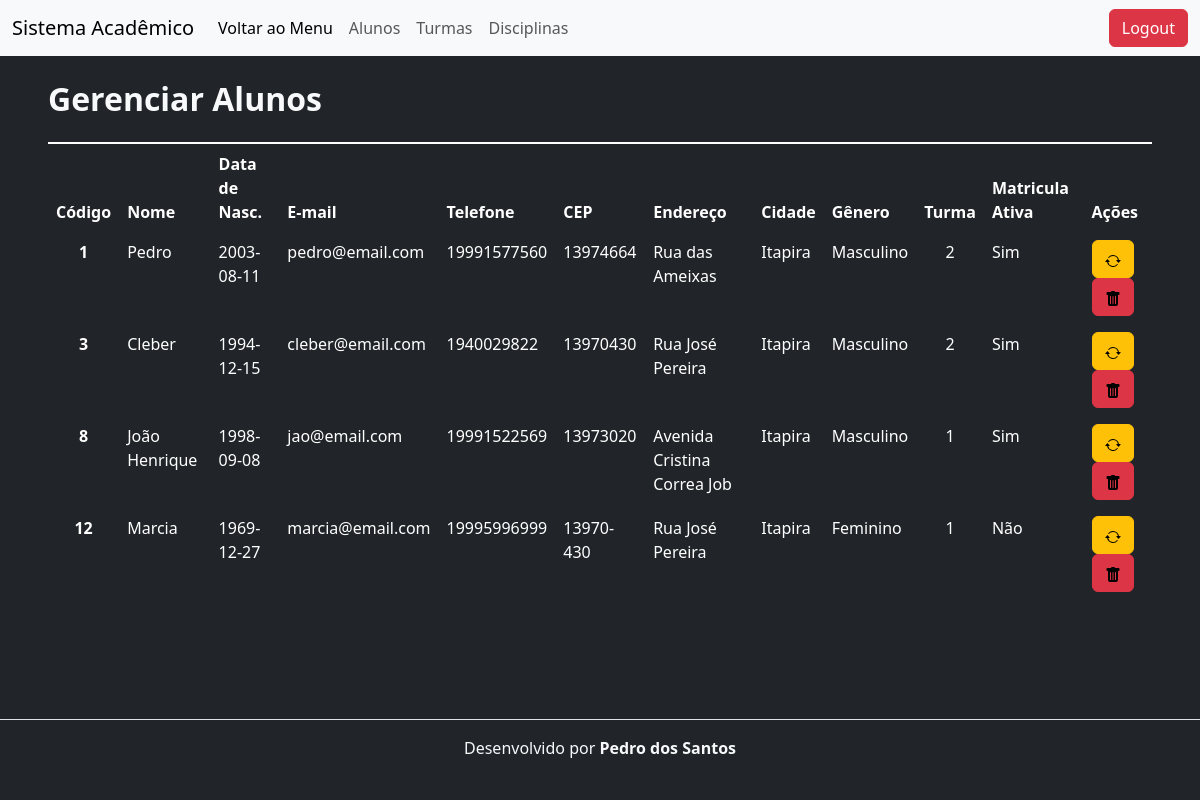
The app's page /sis-escolar/alunos/alunos-listar.php with its own data.
### tables this page shows
CREATE TABLE `tb_alunos` (
  `id` int(11) NOT NULL,
  `nomeAluno` varchar(150) NOT NULL,
  `dataNasc` date NOT NULL,
  `email` varchar(150) NOT NULL,
  `tel` varchar(11) NOT NULL,
  `cep` varchar(11) NOT NULL,
  `rua` varchar(150) NOT NULL,
  `numero` varchar(10) NOT NULL,
  `bairro` varchar(70) NOT NULL,
  `cidade` varchar(70) NOT NULL,
  `uf` varchar(2) NOT NULL,
  `genero` char(1) NOT NULL,
  `turma` char(1) NOT NULL,
  `matricula` tinyint(1) NOT NULL
);

### sis-escolar/classes/Aluno.php (called while the page is built, shortened)
<?php
    class Aluno{
        public function listar(){
            $sql = "SELECT * FROM tb_alunos";
            $conexao = new PDO('mysql:host=127.0.0.1;dbname=sis-escolar','root','');
            $resultado = $conexao->query($sql);
            $lista = $resultado->fetchAll();
            return $lista;
        }
    }
?>

### sis-escolar/alunos/alunos-listar.php (the view, shortened to what this page needs)
<?php
    require_once "../classes/Aluno.php";
    $aluno = new Aluno();
    $lista = $aluno->listar();
?>
<!DOCTYPE html>
<html lang="pt-br">
<head>
    <link href="https://cdn.jsdelivr.net/npm/bootstrap@5.3.0-alpha3/dist/css/bootstrap.min.css" rel="stylesheet">
</head>
<body class="bg-dark text-light">
    <header class="mb-4">
        <nav class="navbar navbar-expand-lg bg-body-tertiary">
            <div class="container-fluid">
              <a class="navbar-brand">Sistema Acadêmico</a>
              <div class="collapse navbar-collapse" id="navbarScroll">
                <ul class="navbar-nav me-auto my-2 my-lg-0 navbar-nav-scroll" style="--bs-scroll-height: 100px;">
                  <li class="nav-item">
                    <a class="nav-link active" aria-current="page" href="../menu.html"> Voltar ao Menu</a>
                  </li>
                  <li class="nav-item">
                    <a class="nav-link" href="../alunos/alunos-listar.php">Alunos</a>
                  </li>
                  <li class="nav-item">
                    <a class="nav-link" href="../turmas/turmas-listar.php">Turmas</a>
                  </li>
                  <li class="nav-item">
                    <a class="nav-link" href="../disciplinas/disciplinas-listar.php">Disciplinas</a>
                  </li>
                </ul>
                <a class="btn btn-danger" href="#">Logout</a>
              </div>
            </div>
          </nav>
    </header>
    <div class="px-5">
        <h1 class="my-4 fs-2 fw-bold">Gerenciar Alunos</h1>
        <div class="table-responsive">
            <table class="table table-dark table-hover table-borderless">
                <thead>
                    <tr class="table-group-divider">
                        <th scope="col">Código</th>
                        <th scope="col">Nome</th>
                        <th scope="col">Data de Nasc.</th>
                        <th scope="col">E-mail</th>
                        <th scope="col">Telefone</th>
                        <th scope="col">CEP</th>
                        <th scope="col">Endereço</th>
                        <th scope="col">Cidade</th>
                        <th scope="col">Gênero</th>
                        <th scope="col">Turma</th>
                        <th scope="col">Matricula Ativa</th>
                        <th scope="col">Ações</th>
                    </tr>
                </thead>
                <tbody class="text-light">
                    <?php foreach ($lista as $linha): ?>
                      <?php
                        if($linha['genero']== 1){
                          $linha['genero'] = "Masculino";
                        }else{
                          $linha['genero'] = "Feminino";
                        }
                        if($linha['matricula'] == true){
                          $linha['matricula'] = "Sim";
                        }else{
                          $linha['matricula'] = "Não";
                        }
                      ?>
                    <tr>
                        <td class="text-center fw-bold"><?php echo $linha['id'] ?></td>
                        <td><?php echo $linha['nomeAluno'] ?></td>
                        <td><?php echo $linha['dataNasc'] ?></td>
                        <td><?php echo $linha['email'] ?></td>
                        <td><?php echo $linha['tel'] ?></td>
                        <td><?php echo $linha['cep'] ?></td>
                        <td><?php echo $linha['rua'] ?></td>
                        <td><?php echo $linha['cidade'] ?></td>
                        <td><?php echo $linha['genero'] ?></td>
                        <td class="text-center"><?php echo $linha['turma'] ?></td>
                        <td><?php echo $linha['matricula'] ?></td>
                        <td>
                            <a class="btn btn-warning" href="alunos-editar.php?id=<?= $linha['id'] ?>" role="button">
                            </a>
                            <a class="btn btn-danger" href="alunos-excluir.php?id=<?= $linha['id'] ?>" role="button">
                            </a>
                        </td>
                    </tr>
                    <?php endforeach ?>
                </tbody>
            </table>
        </div>
    </div>
    <footer class="fixed-bottom align-items-center py-3 my-2 border-top text-light">
        <p class="text-center ">Desenvolvido por <strong>Pedro dos Santos</strong></p>
    </footer>
</body>
</html>

### records on screen
tb_alunos: id "1", nomeAluno "Pedro", dataNasc "2003-08-11", email "pedro@email.com", tel "19991577560", cep "13974664", rua "Rua das Ameixas", cidade "Itapira", genero "Masculino", turma "2", matricula "Sim"
tb_alunos: id "3", nomeAluno "Cleber", dataNasc "1994-12-15", email "cleber@email.com", tel "1940029822", cep "13970430", rua "Rua José Pereira", cidade "Itapira", genero "Masculino", turma "2", matricula "Sim"
tb_alunos: id "8", nomeAluno "João Henrique", dataNasc "1998-09-08", email "jao@email.com", tel "19991522569", cep "13973020", rua "Avenida Cristina Correa Job", cidade "Itapira", genero "Masculino", turma "1", matricula "Sim"
tb_alunos: id "12", nomeAluno "Marcia", dataNasc "1969-12-27", email "marcia@email.com", tel "19995996999", cep "13970-430", rua "Rua José Pereira", cidade "Itapira", genero "Feminino", turma "1", matricula "Não"
